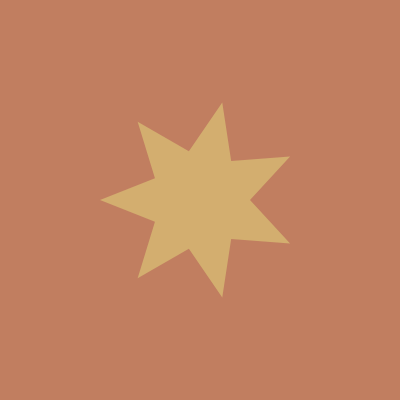
Frame 1 (no input)
Frame 60 (no input): identical to frame 1, image omitted
Frame 120 (the mouse pressed at the canvas centre since frame 60): identical to frame 1, image omitted

The p5.js sketch that drew this single still picture (run headless with seeded random() and noise() and a simulated clock; from frame 60 on, the mouse is pressed at the canvas centre):

// p5.js sketch
// ── sketch.js
let bg
let starFill

function setup() {
  createCanvas(400, 400)
  changeBGColor()
  starFill = randomColor() 
  fill(starFill)
  noStroke() 
}

function draw() {
  background(bg) 
  // Task 2: create an object, and an accompanying function, that allows for 
  //   "breathing a variable" (having it fluctuate within a given range by
  //   a given step). 
  // Alternate Task 2: implement breathing of the inner and outer radii
  //   through the use of trigonometric functions (like sin or cos). Remember 
  //   that these functions, by default, are in radians [0,TWO_PI]
  drawStar()
}

// Task 1: parameterize this function for inner and outer radii and number of sides
function drawStar( mx = width/2, my = height/2, ir = 50, or = 100, numberOfSides = 7 ) {
  let numberOfPoints = numberOfSides * 2
  let theta = 0
  let dt = TWO_PI/numberOfPoints

  beginShape()
  for( let i = 0; i < numberOfPoints; i++ ) {
    if( i % 2 === 0 ) {
      vertex( mx + ir*cos(theta + dt * i), my + ir*sin(theta + dt * i ) )
    } else {
      vertex( mx + or*cos(theta + dt * i), my + or*sin(theta + dt * i ) )
    }
  } 
  endShape()
}

function randomColor(avenues=true) {
  if( avenues ) {
    return color(randomAvenuesColor())
  } else {
    return color(random(255),random(255),random(255))
  }

}

function changeBGColor(avenues=true) {
  bg = randomColor(avenues)
}

function keyPressed() {
  if( key === 'b' ) {
    changeBGColor()
  }
}

// Hex Codes for the Official Avenues Colors 
const colors = { // const instead of let
  white: "#ffffff",
  black: "#000000",
  ash: "#B7B09C", 
  ochre: "#D3AE6F",
  indigo: "#3D68B2",
  moss: "#267355",
  pristineBlue: "#44C3D4",
  violet: "#9796C9",
  nimbus: "#CAC3BC",
  pistachio: "#C5D982",
  olive: "#8A916A",
  terracotta: "#C17E60",
  gold: "#F5CD64",
  clay: "#C3411E",
  grass: "#0D9A48",
  navy: "#273879"
}

function randomAvenuesColor() {
  return random(Object.values(colors))
}
